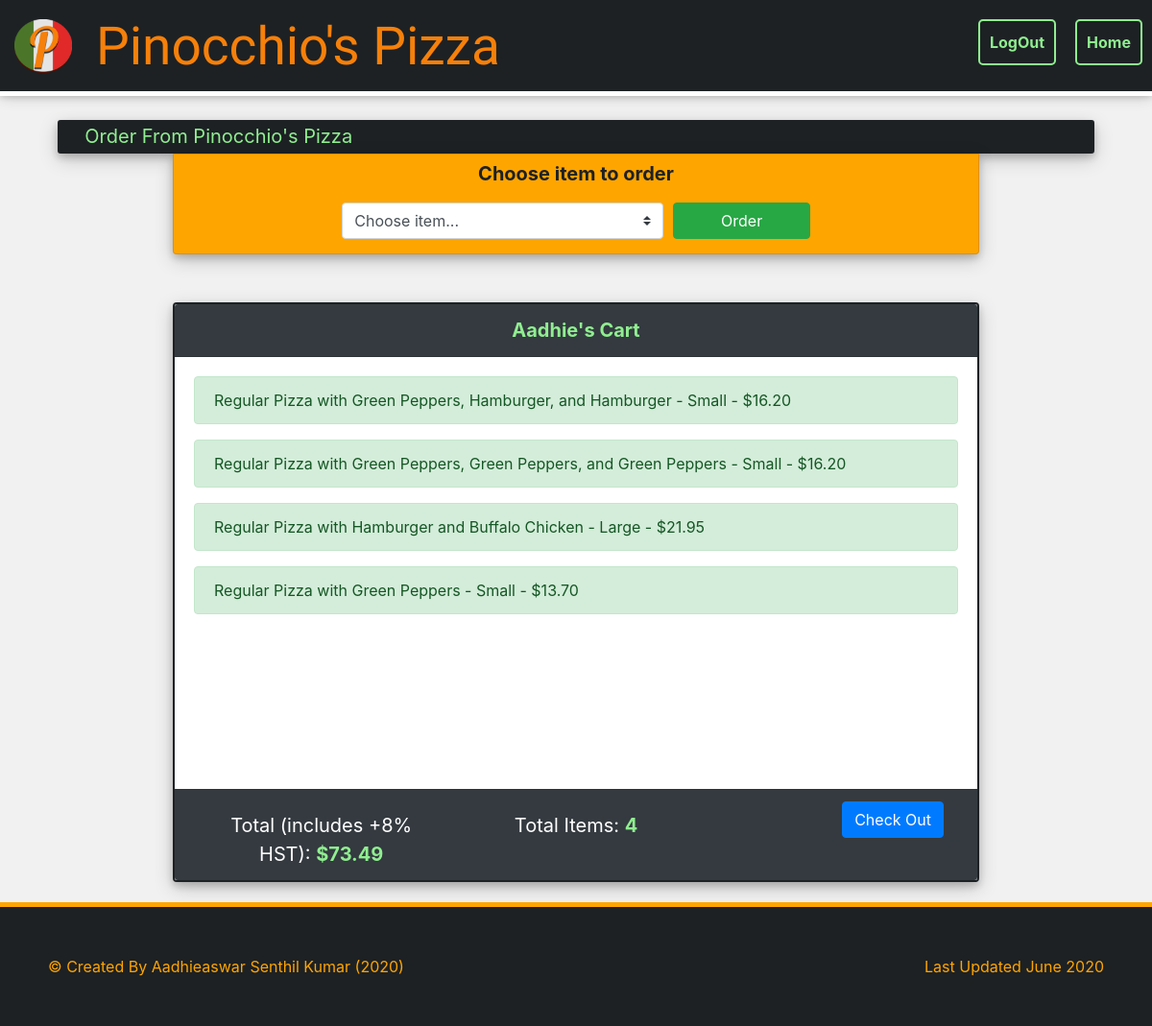
The app's page /cart/ (signed in) with its own data.
### orders/models.py (models this page shows)
class Cart(models.Model):
    customer = models.ForeignKey(User, on_delete=models.CASCADE, related_name="customer")
    item = models.CharField(max_length=200)
    price = models.DecimalField(max_digits=4, decimal_places=2)
    def __str__(self):
        return f"{self.item} - ${self.price}"

### orders/decorators.py (the view)
    def wrapper_func(request, *args, **kwargs):
        if not request.user.is_authenticated:
            return redirect('home')
        return view_func(request, *args, **kwargs)

### orders/models.py (called while the page is built)
    def __str__(self):
        return f"{self.topping}"

### orders/views.py (called while the page is built)
@Authenticated_user
def cart(request):
    cart_items = []
    totalCost = 0
    count = 0
    HST = Decimal(1.08)
    person_id = request.user.id
    try:
        for items in Cart.objects.filter(Q(customer=request.user)):
            count += 1
            cart_items.append(items)
        for price in Cart.objects.values_list('price', flat=True).filter(Q(customer=request.user)):
            totalCost += price
        CostAfterInterest = Decimal("%.2f" % (totalCost * HST))
    except:
        pass
    context = {
    'pizzas': Menu['pizza'],
    'subs': Menu['sub'],
    'pastas': Menu['pasta'],
    'dinner_platters': Menu['dinnerplatter'],
    'salads': Menu['salad'],
    'toppings': Menu['topping'],
    'sub_add': Menu['SubAdd'],
    'cart_items': cart_items,
    'price': CostAfterInterest,
    'count': count,
    }
    return render(request, "orders/cart.html", context)

### orders/templates/orders/cart.html (shortened to what this page needs)
{% extends "orders/base.html" %}
{% load static %}
{% block body %}
<div class="head">
    <div class="row" style="margin-bottom: 20px;">
        <div class="col">
            <img src="{% static 'images/logo.png' %}" class="logo" loading="lazy">
            <h1 class="title-lobster">Pinocchio's Pizza</h1>
        </div>
        <div class="col" style="margin-top: 10px;">
            <a class="link-white" href="{% url 'home' %}">Home</a>
            <a class="link-white" href="{% url '_logout' %}">LogOut</a>
        </div>
    </div>
</div>
<div class="row order-strip box-shadow">
    <div class="col">
        &nbsp Order From Pinocchio's Pizza
    </div>
</div>
<form action="{% url 'submit_order' %}" class="card item-order-form box-shadow" method="post">
    <div class="bold-30" id="item-order-title" style="margin-top: 5px;"> Choose item to order </div>
    <div class="order-input-container">
        <select class="custom-select item-input" id="select-items" type="text" name="itemType">
            <option value="default">Choose item...</option>
        </select>
        <button type="button" class="btn btn-success item-button" id="order-item">Order</button>
    </div>
</form>
<div class="card cart-container box-shadow">
    <div class="card-header bold-30 bg-dark" style="color: lightgreen;">
        {{ request.user }}'s Cart
    </div>
    <div class="card-body body-container">
    {% if cart_items %}
        {% for item in cart_items %}
        <div class="alert alert-success" title="{{ item }}" >{{ item }}</div>
        {% endfor %}
    </div>
    <div class="card-footer footer-card-content bg-dark">
    <div class="col center style-cost">
        Total (includes +8% HST): <strong class="bold-30"> ${{ price }} </strong>
    </div>
    <div class="col center style-cost">
        Total Items: <strong class="bold-30"> {{ count }} </strong>
    </div>
    <form action="{% url 'check_out' %}" method="post" class="col float-right">
    <button type="submit" class="btn btn-primary float-right">Check Out</button>
    </form>
    </div>
    {% endif %}
</div>
{% endblock %}

### orders/static/orders/style.css (style rules this page uses)
* { margin: 0; padding: 0; }
body { height: 100%; background-color: #f1f1f1; width: 100%; }
.center { text-align: center; }
.head { background-color: #1d2124; box-shadow: 0 0px 8px 0 rgba(0, 0, 0, 0.2), 0 0px 15px 0 rgba(0, 0, 0, 0.19); margin-bottom: 5px; border-bottom: 5px solid white; max-height: 100px; width: 100%; margin-top: 0px; padding-top: 0px; }
.link-white { float: right; font-weight: bold; color: lightgreen; padding: 10px; border: 2px solid lightgreen; border-radius: 5px; text-decoration: none; margin: 10px; }
.title-lobster { color: #f6800a; display: table; vertical-align: middle; font-size: 55px; font-family: "Lobster"; padding: 15px; }
.logo { float: left; max-width: 60px; min-height: 30px; margin-left: 15px; margin-top: 20px; margin-right: 10px; }
.cart-container { width: 90%; margin-top: 50px; margin-left: 5%; border: 2px solid #1d2124; min-height: 400px; margin-bottom: 50px; }
.body-container { height: 450px; overflow-y: auto; }
.bold-30 { font-size: 20px; font-weight: bold; text-align: center; color: #1d2124; }
.box-shadow { box-shadow: 0 4px 8px 0 rgba(0, 0, 0, 0.2), 0 6px 20px 0 rgba(0, 0, 0, 0.19); }
.order-strip { width: 90%; height: 35px; margin-left: 5%; background-color: #1d2124; display: inline-flex; font-size: 20px; color: lightgreen; border-radius: 3px; border: 2px solid #1d2124; top: 0; margin-top: 20px; }
.item-order-form { justify-content: center; text-align: center; width: 90%; margin-left: 5%; border-top-right-radius: 0; border-top-left-radius: 0; float: center; background-color: orange; }
.item-input { width: 40%; }
.item-button { width: 142.27px; margin-left: 10px; }
.order-input-container { display: flex; width: 100%; justify-content: center; margin-bottom: 15px; }
.footer-card-content { display: inline-flex; }
.style-cost { padding-top: 10px; color: white; font-size: 20px; }
.style-cost strong { color: lightgreen; }
@media screen and (max-width: 1250px) { .card, .table-cus { width: 70%; margin-left: 15%; } }

### records on screen
Cart: item+price "Regular Pizza with Green Peppers, Hamburger, and Hamburger - Small - $16.20"
Cart: item+price "Regular Pizza with Green Peppers, Green Peppers, and Green Peppers - Small - $16.20"
Cart: item+price "Regular Pizza with Hamburger and Buffalo Chicken - Large - $21.95"
Cart: item+price "Regular Pizza with Green Peppers - Small - $13.70"

### other values on screen
{{ request.user }} "Aadhie"
{{ price }} "73.49"
{{ count }} "4"
